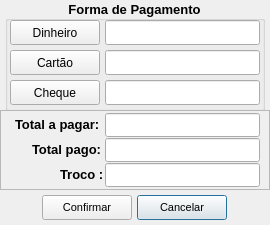
<?xml version="1.0" encoding="UTF-8"?>
<ui version="4.0">
 <class>tela_pagamento</class>
 <widget class="QDialog" name="tela_pagamento">
  <property name="windowModality">
   <enum>Qt::ApplicationModal</enum>
  </property>
  <property name="geometry">
   <rect>
    <x>0</x>
    <y>0</y>
    <width>270</width>
    <height>225</height>
   </rect>
  </property>
  <property name="minimumSize">
   <size>
    <width>270</width>
    <height>225</height>
   </size>
  </property>
  <property name="maximumSize">
   <size>
    <width>270</width>
    <height>225</height>
   </size>
  </property>
  <property name="windowTitle">
   <string>Pagamento</string>
  </property>
  <property name="styleSheet">
   <string notr="true"/>
  </property>
  <widget class="QGroupBox" name="gb_forma_pagamento">
   <property name="geometry">
    <rect>
     <x>5</x>
     <y>0</y>
     <width>260</width>
     <height>111</height>
    </rect>
   </property>
   <property name="font">
    <font>
     <family>Arial</family>
     <pointsize>10</pointsize>
     <weight>75</weight>
     <bold>true</bold>
    </font>
   </property>
   <property name="styleSheet">
    <string notr="true"/>
   </property>
   <property name="title">
    <string>Forma de Pagamento</string>
   </property>
   <property name="alignment">
    <set>Qt::AlignCenter</set>
   </property>
   <widget class="QToolButton" name="btn_dinheiro">
    <property name="geometry">
     <rect>
      <x>5</x>
      <y>20</y>
      <width>90</width>
      <height>25</height>
     </rect>
    </property>
    <property name="font">
     <font>
      <family>Arial</family>
      <pointsize>9</pointsize>
      <weight>50</weight>
      <bold>false</bold>
     </font>
    </property>
    <property name="styleSheet">
     <string notr="true">background-color: none;</string>
    </property>
    <property name="text">
     <string>Dinheiro</string>
    </property>
    <property name="icon">
     <iconset resource="imagens.qrc">
      <normaloff>:/img/img/dinheiro_geral.png</normaloff>:/img/img/dinheiro_geral.png</iconset>
    </property>
    <property name="iconSize">
     <size>
      <width>18</width>
      <height>18</height>
     </size>
    </property>
    <property name="toolButtonStyle">
     <enum>Qt::ToolButtonTextBesideIcon</enum>
    </property>
    <property name="autoRaise">
     <bool>false</bool>
    </property>
   </widget>
   <widget class="QToolButton" name="btn_cartao">
    <property name="geometry">
     <rect>
      <x>5</x>
      <y>50</y>
      <width>90</width>
      <height>25</height>
     </rect>
    </property>
    <property name="font">
     <font>
      <family>Arial</family>
      <pointsize>9</pointsize>
      <weight>50</weight>
      <bold>false</bold>
     </font>
    </property>
    <property name="styleSheet">
     <string notr="true">background-color: none;</string>
    </property>
    <property name="text">
     <string>Cartão</string>
    </property>
    <property name="icon">
     <iconset resource="imagens.qrc">
      <normaloff>:/img/img/cartao_credito3.png</normaloff>:/img/img/cartao_credito3.png</iconset>
    </property>
    <property name="iconSize">
     <size>
      <width>18</width>
      <height>18</height>
     </size>
    </property>
    <property name="toolButtonStyle">
     <enum>Qt::ToolButtonTextBesideIcon</enum>
    </property>
    <property name="autoRaise">
     <bool>false</bool>
    </property>
   </widget>
   <widget class="QToolButton" name="btn_cheque">
    <property name="geometry">
     <rect>
      <x>5</x>
      <y>80</y>
      <width>90</width>
      <height>25</height>
     </rect>
    </property>
    <property name="font">
     <font>
      <family>Arial</family>
      <pointsize>9</pointsize>
      <weight>50</weight>
      <bold>false</bold>
     </font>
    </property>
    <property name="styleSheet">
     <string notr="true">background-color: none;</string>
    </property>
    <property name="text">
     <string>Cheque</string>
    </property>
    <property name="icon">
     <iconset resource="imagens.qrc">
      <normaloff>:/img/img/Cheque1.png</normaloff>:/img/img/Cheque1.png</iconset>
    </property>
    <property name="iconSize">
     <size>
      <width>18</width>
      <height>18</height>
     </size>
    </property>
    <property name="toolButtonStyle">
     <enum>Qt::ToolButtonTextBesideIcon</enum>
    </property>
    <property name="autoRaise">
     <bool>false</bool>
    </property>
   </widget>
   <widget class="QLineEdit" name="le_dinheiro">
    <property name="geometry">
     <rect>
      <x>100</x>
      <y>20</y>
      <width>155</width>
      <height>25</height>
     </rect>
    </property>
    <property name="font">
     <font>
      <family>Arial</family>
      <pointsize>9</pointsize>
      <weight>50</weight>
      <bold>false</bold>
      <kerning>false</kerning>
     </font>
    </property>
    <property name="styleSheet">
     <string notr="true">background-color: none;</string>
    </property>
    <property name="inputMethodHints">
     <set>Qt::ImhNone</set>
    </property>
    <property name="inputMask">
     <string/>
    </property>
    <property name="text">
     <string/>
    </property>
    <property name="maxLength">
     <number>32767</number>
    </property>
    <property name="readOnly">
     <bool>true</bool>
    </property>
   </widget>
   <widget class="QLineEdit" name="le_cartao">
    <property name="geometry">
     <rect>
      <x>100</x>
      <y>50</y>
      <width>155</width>
      <height>25</height>
     </rect>
    </property>
    <property name="font">
     <font>
      <family>Arial</family>
      <pointsize>9</pointsize>
      <weight>50</weight>
      <bold>false</bold>
      <kerning>false</kerning>
     </font>
    </property>
    <property name="styleSheet">
     <string notr="true">background-color: none;</string>
    </property>
    <property name="inputMethodHints">
     <set>Qt::ImhNone</set>
    </property>
    <property name="inputMask">
     <string/>
    </property>
    <property name="text">
     <string/>
    </property>
    <property name="maxLength">
     <number>32767</number>
    </property>
    <property name="readOnly">
     <bool>true</bool>
    </property>
   </widget>
   <widget class="QLineEdit" name="le_cheque">
    <property name="geometry">
     <rect>
      <x>100</x>
      <y>80</y>
      <width>155</width>
      <height>25</height>
     </rect>
    </property>
    <property name="font">
     <font>
      <family>Arial</family>
      <pointsize>9</pointsize>
      <weight>50</weight>
      <bold>false</bold>
      <kerning>false</kerning>
     </font>
    </property>
    <property name="styleSheet">
     <string notr="true">background-color: none;</string>
    </property>
    <property name="inputMethodHints">
     <set>Qt::ImhNone</set>
    </property>
    <property name="inputMask">
     <string/>
    </property>
    <property name="text">
     <string/>
    </property>
    <property name="maxLength">
     <number>32767</number>
    </property>
    <property name="readOnly">
     <bool>true</bool>
    </property>
   </widget>
  </widget>
  <widget class="QPushButton" name="btn_cancelar">
   <property name="geometry">
    <rect>
     <x>137</x>
     <y>195</y>
     <width>90</width>
     <height>25</height>
    </rect>
   </property>
   <property name="font">
    <font>
     <family>Arial</family>
     <pointsize>8</pointsize>
     <weight>50</weight>
     <bold>false</bold>
    </font>
   </property>
   <property name="styleSheet">
    <string notr="true">background-color: none;</string>
   </property>
   <property name="text">
    <string>Cancelar</string>
   </property>
   <property name="icon">
    <iconset resource="imagens.qrc">
     <normaloff>:/img/img/1345902747_button_cancel.png</normaloff>:/img/img/1345902747_button_cancel.png</iconset>
   </property>
   <property name="iconSize">
    <size>
     <width>18</width>
     <height>18</height>
    </size>
   </property>
  </widget>
  <widget class="QPushButton" name="btn_confirmar">
   <property name="geometry">
    <rect>
     <x>42</x>
     <y>195</y>
     <width>90</width>
     <height>25</height>
    </rect>
   </property>
   <property name="font">
    <font>
     <family>Arial</family>
     <pointsize>8</pointsize>
     <weight>50</weight>
     <bold>false</bold>
    </font>
   </property>
   <property name="styleSheet">
    <string notr="true">background-color: none;</string>
   </property>
   <property name="text">
    <string>Confirmar</string>
   </property>
   <property name="icon">
    <iconset resource="imagens.qrc">
     <normaloff>:/img/img/1345902916_camera_test.png</normaloff>:/img/img/1345902916_camera_test.png</iconset>
   </property>
   <property name="iconSize">
    <size>
     <width>20</width>
     <height>20</height>
    </size>
   </property>
  </widget>
  <widget class="QFrame" name="frame">
   <property name="geometry">
    <rect>
     <x>0</x>
     <y>110</y>
     <width>270</width>
     <height>80</height>
    </rect>
   </property>
   <property name="styleSheet">
    <string notr="true">background-color: none;</string>
   </property>
   <property name="frameShape">
    <enum>QFrame::StyledPanel</enum>
   </property>
   <property name="frameShadow">
    <enum>QFrame::Raised</enum>
   </property>
   <widget class="QLineEdit" name="le_total_pagar">
    <property name="geometry">
     <rect>
      <x>105</x>
      <y>3</y>
      <width>155</width>
      <height>24</height>
     </rect>
    </property>
    <property name="font">
     <font>
      <family>Arial</family>
      <pointsize>11</pointsize>
      <weight>75</weight>
      <bold>true</bold>
      <kerning>false</kerning>
     </font>
    </property>
    <property name="styleSheet">
     <string notr="true">color: rgb(255, 0, 0);</string>
    </property>
    <property name="inputMethodHints">
     <set>Qt::ImhNone</set>
    </property>
    <property name="inputMask">
     <string/>
    </property>
    <property name="text">
     <string/>
    </property>
    <property name="maxLength">
     <number>32767</number>
    </property>
    <property name="readOnly">
     <bool>true</bool>
    </property>
   </widget>
   <widget class="QLineEdit" name="le_total_pago">
    <property name="geometry">
     <rect>
      <x>105</x>
      <y>28</y>
      <width>155</width>
      <height>24</height>
     </rect>
    </property>
    <property name="font">
     <font>
      <family>Arial</family>
      <pointsize>11</pointsize>
      <weight>75</weight>
      <bold>true</bold>
      <kerning>false</kerning>
     </font>
    </property>
    <property name="styleSheet">
     <string notr="true">color: rgb(0, 0, 255);</string>
    </property>
    <property name="inputMethodHints">
     <set>Qt::ImhNone</set>
    </property>
    <property name="inputMask">
     <string/>
    </property>
    <property name="text">
     <string/>
    </property>
    <property name="maxLength">
     <number>32767</number>
    </property>
    <property name="readOnly">
     <bool>true</bool>
    </property>
   </widget>
   <widget class="QLineEdit" name="le_troco">
    <property name="geometry">
     <rect>
      <x>105</x>
      <y>53</y>
      <width>155</width>
      <height>24</height>
     </rect>
    </property>
    <property name="font">
     <font>
      <family>Arial</family>
      <pointsize>11</pointsize>
      <weight>75</weight>
      <bold>true</bold>
      <kerning>false</kerning>
     </font>
    </property>
    <property name="styleSheet">
     <string notr="true">color: rgb(0, 85, 0);</string>
    </property>
    <property name="inputMethodHints">
     <set>Qt::ImhNone</set>
    </property>
    <property name="inputMask">
     <string/>
    </property>
    <property name="text">
     <string/>
    </property>
    <property name="maxLength">
     <number>32767</number>
    </property>
    <property name="readOnly">
     <bool>true</bool>
    </property>
   </widget>
   <widget class="QLabel" name="label_2">
    <property name="geometry">
     <rect>
      <x>32</x>
      <y>30</y>
      <width>78</width>
      <height>18</height>
     </rect>
    </property>
    <property name="font">
     <font>
      <family>Arial</family>
      <pointsize>10</pointsize>
      <weight>75</weight>
      <bold>true</bold>
     </font>
    </property>
    <property name="styleSheet">
     <string notr="true">background-color:none;</string>
    </property>
    <property name="text">
     <string>Total pago:</string>
    </property>
   </widget>
   <widget class="QLabel" name="label_3">
    <property name="geometry">
     <rect>
      <x>60</x>
      <y>55</y>
      <width>49</width>
      <height>18</height>
     </rect>
    </property>
    <property name="font">
     <font>
      <family>Arial</family>
      <pointsize>10</pointsize>
      <weight>75</weight>
      <bold>true</bold>
     </font>
    </property>
    <property name="styleSheet">
     <string notr="true">background-color:none;</string>
    </property>
    <property name="text">
     <string>Troco :</string>
    </property>
   </widget>
   <widget class="QLabel" name="la">
    <property name="geometry">
     <rect>
      <x>15</x>
      <y>5</y>
      <width>95</width>
      <height>18</height>
     </rect>
    </property>
    <property name="font">
     <font>
      <family>Arial</family>
      <pointsize>10</pointsize>
      <weight>75</weight>
      <bold>true</bold>
     </font>
    </property>
    <property name="styleSheet">
     <string notr="true">background-color:none;</string>
    </property>
    <property name="text">
     <string>Total a pagar:</string>
    </property>
   </widget>
  </widget>
 </widget>
 <resources>
  <include location="imagens.qrc"/>
 </resources>
 <connections/>
</ui>
